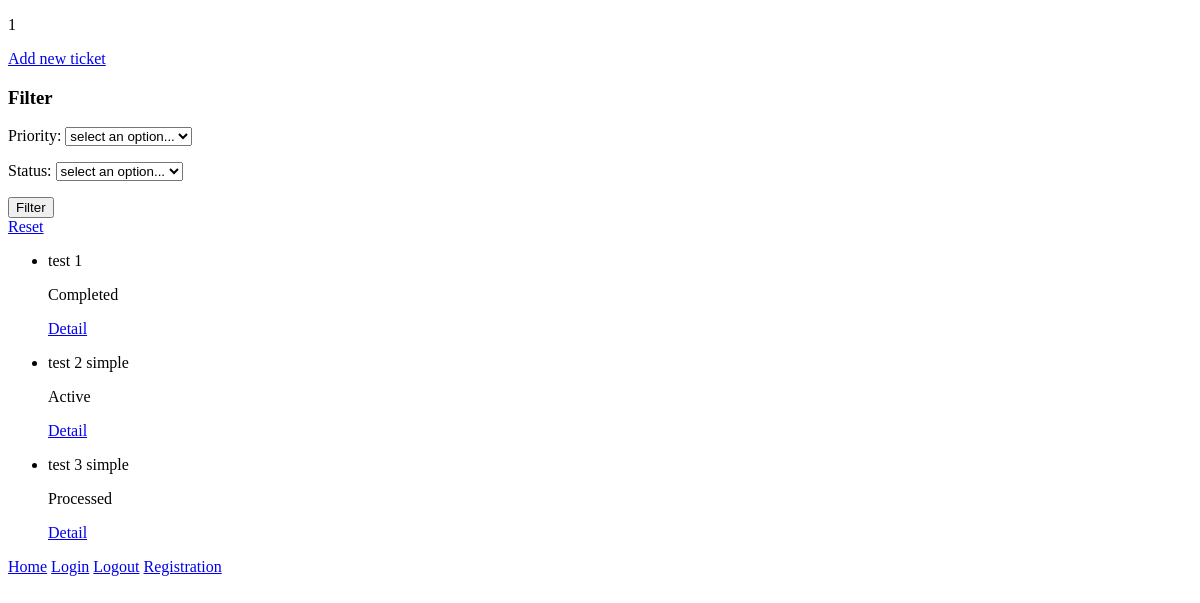
Page / (signed in) on the earlier database version.
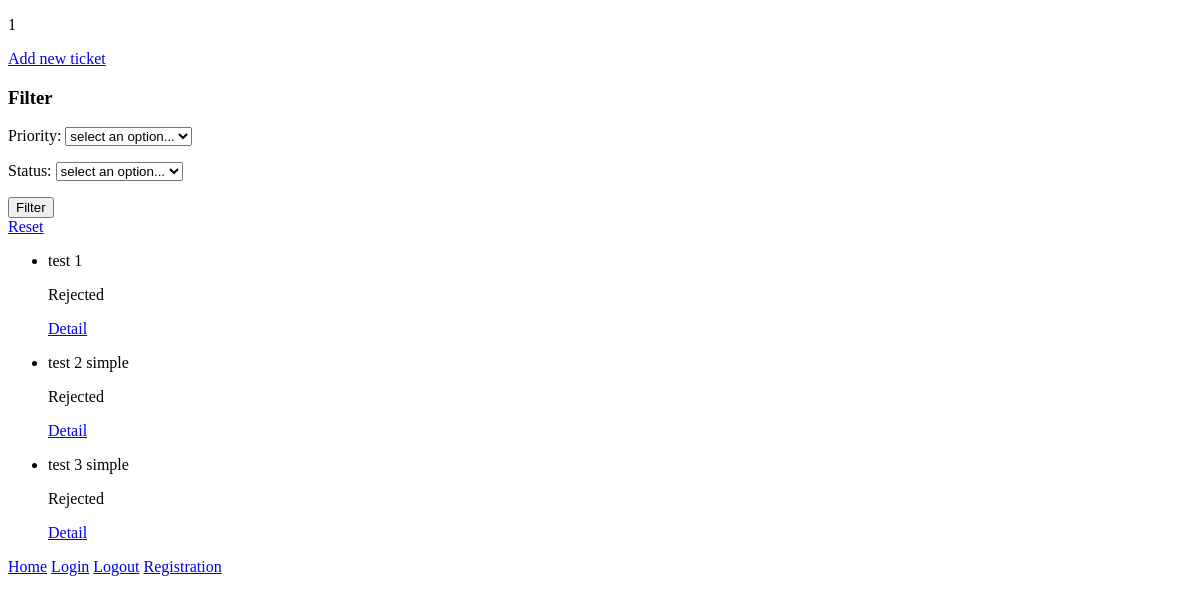
Same page on the later database version.
### helpdesk/models.py (models this page shows, shortened)
class Ticket(models.Model):
    HIGH_PRIORITY = 1
    MEDIUM_PRIORITY = 2
    LOW_PRIORITY = 3
    PRIORITY_CHOICES = [
        (HIGH_PRIORITY, 'High'),
        (MEDIUM_PRIORITY, 'Medium'),
        (LOW_PRIORITY, 'Low'),
    ]
    ACTIVE_STATUS = 1
    PROCESSED_STATUS = 2
    REJECTED_STATUS = 3
    RESTORED_STATUS = 4
    COMPLETED_STATUS = 5
    STATUS_CHOICES = [
        (ACTIVE_STATUS, 'Active'),
        (PROCESSED_STATUS, 'Processed'),
        (REJECTED_STATUS, 'Rejected'),
        (RESTORED_STATUS, 'Restored'),
        (COMPLETED_STATUS, 'Completed'),
    ]
    user = models.ForeignKey(CustomUser, related_name='tickets', on_delete=models.CASCADE)
    title = models.CharField(max_length=100)
    description = models.TextField()
    priority = models.PositiveSmallIntegerField(choices=PRIORITY_CHOICES, default=MEDIUM_PRIORITY)
    status = models.PositiveSmallIntegerField(choices=STATUS_CHOICES, default=ACTIVE_STATUS)
    created = models.DateTimeField(auto_now_add=True)
    class Meta:
        ordering = ['created']
        verbose_name = 'ticket'
        verbose_name_plural = 'tickets'

### helpdesk/views.py (the view)
# urls.py: path('', TicketListView.as_view(), name='home'),
class TicketListView(LoginRequiredMixin, ListView):
    queryset = Ticket.objects.exclude(status=Ticket.RESTORED_STATUS)
    template_name = 'helpdesk/home.html'
    def get_context_data(self, **kwargs):
        context = super().get_context_data(**kwargs)
        context['filter'] = TicketFilter(self.request.GET, queryset=self.get_queryset())
        return context
    def get_queryset(self):
        queryset = super().get_queryset()
        user = self.request.user
        if not user.is_staff:
            return queryset.filter(user=user)
        return queryset.exclude(status=Ticket.REJECTED_STATUS)

### helpdesk/templates/helpdesk/home.html (shortened to what this page needs)
{% extends 'helpdesk/base.html' %}
{% block content %}
    {% if not user.is_staff %}
        <a href="{% url 'add_ticket' %}">Add new ticket</a>
    {% elif user.is_staff %}
        <a href="{% url 'restore_ticket' %}">Restored tickets</a>
    {% endif %}
    <br>
    <h3>Filter</h3>
    <form action="" method="get">
        {{ filter.form.as_p }}
        <button type="submit">Filter</button>
    </form>
    <a href="{% url 'home' %}">Reset</a>
    <br>
    <ul>
    {% for ticket in filter.qs %}
        <li>
            <p>{{ ticket.title }}</p>
            <p>{{ ticket.get_status_display }}</p>
            <p><a href="{% url 'detail_ticket' ticket.id %}">Detail</a></p>
        </li>
    {% endfor %}
    </ul>
{% endblock %}

Differences in the rows shown:
changed Ticket "test 1": status "Completed" → "Rejected"
changed Ticket "test 2 simple": status "Active" → "Rejected"
changed Ticket "test 3 simple": status "Processed" → "Rejected"
